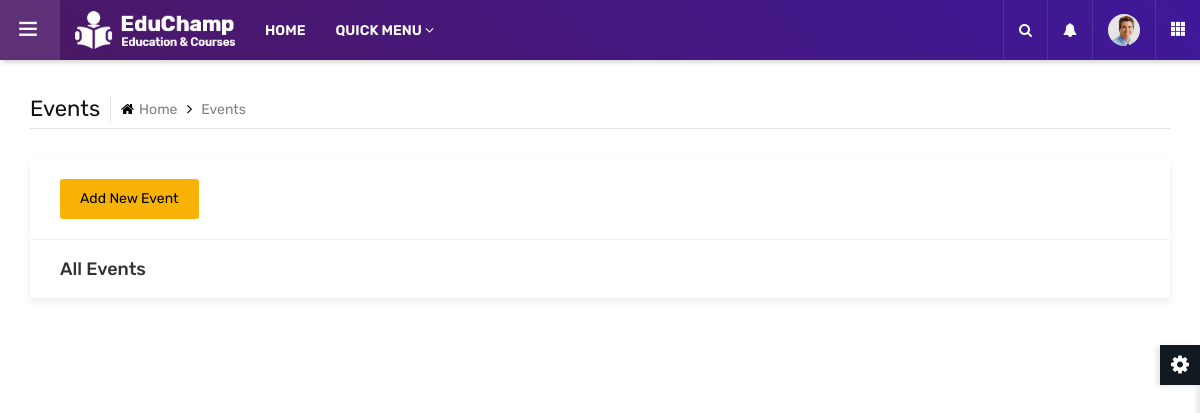
The page /public/admin/Event.php (signed in) on the database as committed earlier.
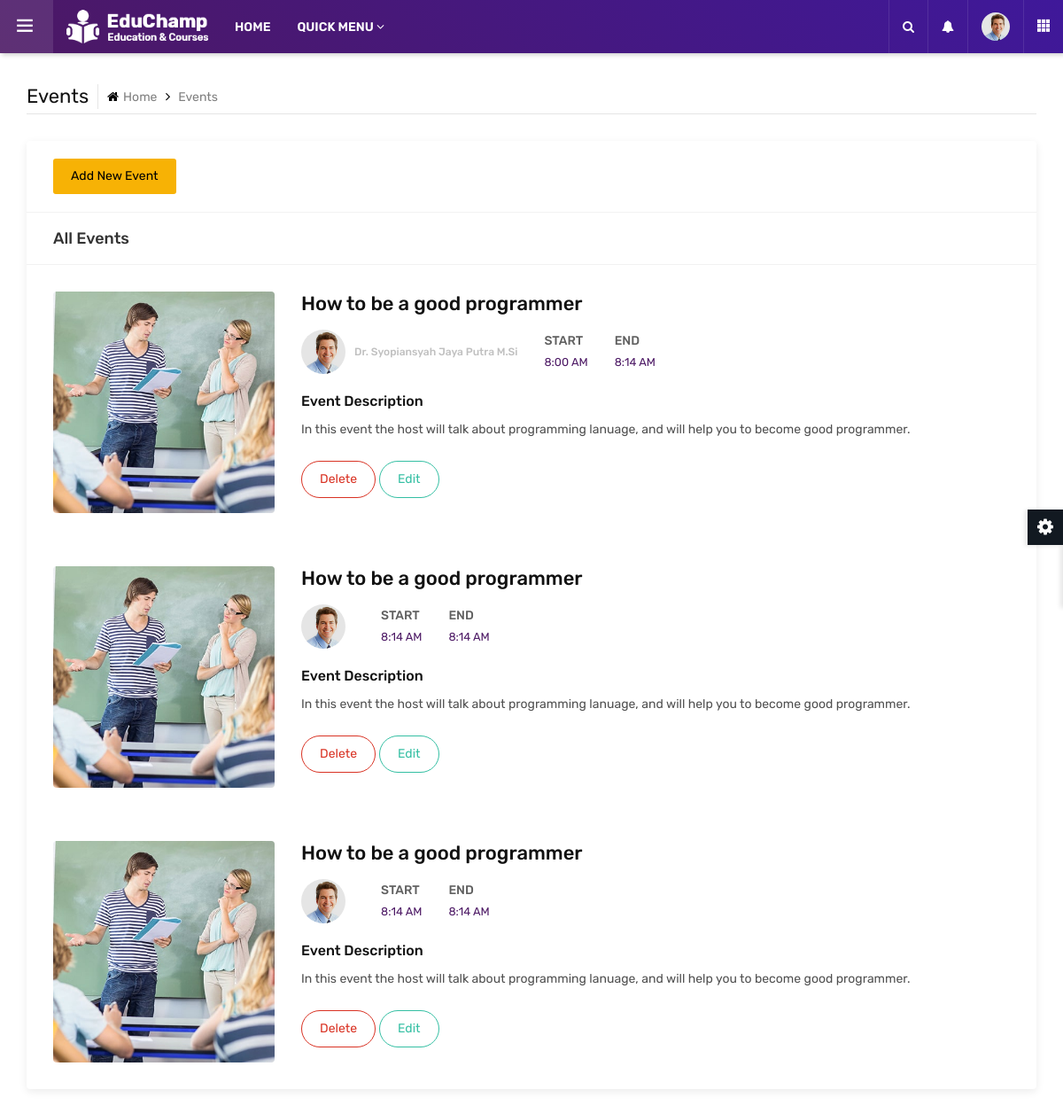
The same page on the database as committed later.
### tables this page shows
CREATE TABLE `event` (
  `id` int(11) NOT NULL,
  `title` varchar(50) NOT NULL,
  `description` text DEFAULT NULL,
  `speaker` varchar(100) NOT NULL,
  `start_time` timestamp NOT NULL DEFAULT current_timestamp(),
  `start_end` timestamp NOT NULL DEFAULT current_timestamp()
);

### public/admin/Event.php (the view, shortened to what this page needs)
<?php require_once __DIR__ . '/admin_ini/header.php'; ?>
<?php require_once __DIR__ . '/admin_navbar/admin_navbar.php'; ?>
<main class="ttr-wrapper">
    <div class="container-fluid">
        <div class="db-breadcrumb">
            <h4 class="breadcrumb-title">Events</h4>
            <ul class="db-breadcrumb-list">
                <li><a href="#"><i class="fa fa-home"></i>Home</a></li>
                <li>Events</li>
            </ul>
        </div>
        <div class="row">
            <div class="col-lg-12 m-b30">
                <div class="widget-box">
                    <div class="wc-title">
                        <button type="button" class="btn btn-primary" data-toggle="modal" data-target="#EventMakeModal">
                           Add New Event
                        </button>
                    </div>
                    <div class="wc-title">
                        <h4>All Events</h4>
                    </div>
                    <?php $posts = $db->query("SELECT * FROM event"); ?>
                    <?php
                    if (is_array($posts) || is_object($posts))
                        foreach ($posts as $item) :
                    ?>
                        <div class="widget-inner">
                            <div class="card-courses-list admin-courses">
                                <div class="card-courses-media">
                                    <img src="assets/images/courses/pic1.jpg" alt="" />
                                </div>
                                <div class="card-courses-full-dec">
                                    <div class="card-courses-title">
                                        <h4><?php echo $item['title']; ?></h4>
                                    </div>
                                    <div class="card-courses-list-bx">
                                        <ul class="card-courses-view">
                                            <li class="card-courses-user">
                                                <div class="card-courses-user-pic">
                                                    <img src="assets/images/testimonials/pic3.jpg" alt="" />
                                                </div>
                                                <div class="card-courses-user-info">
                                                    <h5><?php echo $item['speaker']; ?></h5>
                                                </div>
                                            </li>
                                            <li class="card-courses-categories">
                                                <h4>Start</h4>
                                                <small class="text-primary"> <?php echo date('g:i A',  strtotime($item['start_time']));?>
                                                </small>
                                            </li>
                                            <li class="card-courses-categories">
                                                <h4>End</h4>
                                                  <small class="text-primary"> <?php echo date('g:i A',  strtotime($item['start_end']));?>
                                                </small>
                                            </li>
                                        </ul>
                                    </div>
                                    <div class="row card-courses-dec">
                                        <div class="col-md-12" style=" overflow-wrap: break-word;
                                                word-wrap: break-word;
                                                hyphens: auto;">
                                            <h6 class="m-b10">Event Description</h6>
                                            <p><?php echo $item['description']; ?></p>
                                        </div>
                                       <div class="col-md-12">
                                        <a href="#" class="btn red outline radius-xl btn-sm post__delete__btn" id="<?php echo $item['id']; ?>">Delete</a>
                                        <a href="#" class="btn green outline radius-xl btn-sm post__edit__btn" data-toggle="modal" data-target="#courseEditModal" id="<?php echo $item['id']; ?>">Edit</a>
                                    </div>
                                    </div>
                                </div>
                            </div>
                        </div>
                    <?php endforeach; ?>
                </div>
            </div>
        </div>
    </div>
</main>
<?php require_once __DIR__ . '/admin_ini/footer.php'; ?>

### public/admin/admin_ini/header.php (shortened to what this page needs)
<!DOCTYPE html>
<html lang="en">
<head>
	<link rel="stylesheet" type="text/css" href="assets/css/assets.css">
	<link rel="stylesheet" type="text/css" href="assets/vendors/calendar/fullcalendar.css">
	<link rel="stylesheet" type="text/css" href="assets/css/typography.css">
	<link rel="stylesheet" type="text/css" href="assets/css/shortcodes/shortcodes.css">
	<link rel="stylesheet" type="text/css" href="assets/css/style.css">
	<link rel="stylesheet" type="text/css" href="assets/css/dashboard.css">
	<link class="skin" rel="stylesheet" type="text/css" href="assets/css/color/color-1.css">
</head>
<body class="ttr-opened-sidebar ttr-pinned-sidebar">

### public/admin/admin_navbar/admin_navbar.php (shortened to what this page needs)
<header class="ttr-header">
	<div class="ttr-header-wrapper">
		<div class="ttr-toggle-sidebar ttr-material-button">
			<i class="ti-menu ttr-close-icon"></i>
		</div>
		<div class="ttr-logo-box">
			<div>
				<a href="main.php" class="ttr-logo">
					<img class="ttr-logo-desktop" alt="" src="assets/images/logo-white.png" width="160" height="27">
				</a>
			</div>
		</div>
		<div class="ttr-header-menu">
			<ul class="ttr-header-navigation">
				<li>
					<a href="../main.php" class="ttr-material-button ttr-submenu-toggle">HOME</a>
				</li>
				<li>
					<a href="#" class="ttr-material-button ttr-submenu-toggle">QUICK MENU <i class="fa fa-angle-down"></i></a>
				</li>
			</ul>
		</div>
		<div class="ttr-header-right ttr-with-seperator">
			<ul class="ttr-header-navigation">
				<li>
					<a href="#" class="ttr-material-button ttr-search-toggle"><i class="fa fa-search"></i></a>
				</li>
				<li>
					<a href="#" class="ttr-material-button ttr-submenu-toggle"><i class="fa fa-bell"></i></a>
				</li>
				<li>
					<a href="#" class="ttr-material-button ttr-submenu-toggle"><span class="ttr-user-avatar"><img alt="" src="assets/images/testimonials/pic3.jpg" width="32" height="32"></span></a>
				</li>
				<li class="ttr-hide-on-mobile">
					<a href="#" class="ttr-material-button"><i class="ti-layout-grid3-alt"></i></a>
				</li>
			</ul>
		</div>
	</div>
</header>

### public/admin/modals/make_event.php (shortened to what this page needs)
<link rel="stylesheet" href="https://cdnjs.cloudflare.com/ajax/libs/tempusdominus-bootstrap-4/5.39.0/css/tempusdominus-bootstrap-4.min.css" />

### public/admin/admin_ini/footer.php (shortened to what this page needs)
<?php require_once __DIR__ . '/../modals/make_event.php'; ?>
</body>
</html>

### public/admin/assets/css/typography.css (style rules this page uses)
body { background-color: #fff; font-family: Rubik; font-size: 16px; font-weight: 400; color:#505050; padding: 0; margin: 0; overflow-x: hidden; -webkit-font-smoothing: antialiased; font-smoothing: antialiased; -moz-osx-font-smoothing: grayscale; scroll-behavior: smooth; }
a { color: #6f6f6f; outline: 0 none; text-decoration: none; }
img { border-style: none; height: auto; max-width: 100%; vertical-align: middle; }
section, article, aside, details, figcaption, figure, footer, header, hgroup, main, menu, nav, summary { display: block; }
p, address, pre, hr, ul, ol, dl, dd, table { margin-bottom: 24px; }
p { line-height: 28px; margin-bottom: 24px; }
h1, h2, h3, h4, h5, h6 { color: #111111; font-family: rubik; margin-top:0; }
h4 { font-size: 22px; line-height: 28px; margin-bottom: 15px; font-weight: 500; }
h5 { font-size: 18px; line-height: 24px; margin-bottom: 10px; font-weight: 500; }
h6 { font-size: 16px; line-height: 22px; margin-bottom: 10px; font-weight: 500; }
dl, ul, ol { list-style-position: outside; padding: 0; }
ul, ol { margin-bottom: 24px; }
ul li, ol li { padding: 0; }
.m-b10 { margin-bottom: 10px; }
.m-b30 { margin-bottom: 30px; }

### public/admin/assets/css/color/color-1.css (style rules this page uses)
:root { --primary: #4c1864; --sc-primary: #4d0a91; }
.bg-primary,.btn,.comments-area .comment-form p input[type="submit"],.pagination > .active > a,.pagination > .active > span,.pagination > .active > a:hover,.pagination > .active > span:hover,.pagination > .active > a:focus,.pagination > .active > span:focus,.feature-filters .active > [class*="btn"],.list-num-count > li:before,.pagination-bx.primary .pagination > li > a, .pagination-bx.primary .pagination > li > span,button.back-to-top,.rev-btn { background-color: #4c1864; }
a,.text-primary,.primary li:before,.menu-links .nav > li.active > a,.menu-links .nav > li:hover > a,.menu-links .nav > li .mega-menu > li ul a:hover,.menu-links .nav > li .sub-menu li:hover > a,footer a:active,footer a:focus,footer a:hover,footer h1 a,footer h2 a,footer h3 a,footer h4 a,footer h5 a,footer h6 a,footer p a,.testimonial-1 .testimonial-position,.acod-head a:after,.acod-head a,.acod-head a:hover,.acod-head a.collapsed:hover,.ttr-tabs .nav-tabs > li > a i,h1 a:hover,h2 a:hover,h3 a:hover,h4 a:hover,h5 a:hover,h6 a:hover,.btn.outline,.btn-link:hover { color: #4c1864; }
.ttr-notify-header::after,.widget-bg1,.ttr-search-bar,.ttr-header,.ovpr-dark:after, .pricingtable-main,.account-head:after { background: #4c1864; background: -moz-linear-gradient(45deg, #4c1864 0%, #3f189a 100%); background: -webkit-linear-gradient(45deg, #4c1864 0%,#3f189a 100%); background: linear-gradient(45deg, #4c1864 0%,#3f189a 100%); filter: progid:DXImageTransform.Microsoft.gradient( startColorstr='#4c1864', endColorstr='#3f189a',GradientType=1 ); }
.course-info-list ul li a.active, .course-info-list ul li a:hover,.btn,.profile-tabnav .nav li a.active,button.back-to-top,.upcoming-event-carousel.owl-btn-1 .owl-prev, .upcoming-event-carousel.owl-btn-1 .owl-next,.courses-carousel .owl-nav .owl-next, .courses-carousel .owl-nav .owl-prev, .recent-news-carousel .owl-nav .owl-next, .recent-news-carousel .owl-nav .owl-prev, .testimonial-carousel .owl-nav .owl-next, .testimonial-carousel .owl-nav .owl-prev { background-color:#f7b205; color:#000; }

### public/admin/assets/css/shortcodes/form.css (style rules this page uses)
.btn, .panel, .form-control, .img-thumbnail, .panel-head ing, .dropdown-menu, .panel-group .panel, .nav-tabs > li > a, .modal-content, .navbar-toggler, .nav-pills > li > a, .pager li > a, .pager li > span, .well, .alert, .list-group-item:first-child, .list-group-item:last-child, .input-group-addon, .btn-group-divides > .btn:not(:first-child):not(:last-child):not(.dropdown-toggle), .btn-group-divides > .btn:last-child:not(:first-child), .btn-group > .dropdown-toggle:not(:first-child), .ttr-booking-form .ttr-extra-services li .feature-box-lg, .ttr-booking-form .ttr-extra-services li.active .feature-box-lg:after, .widget_tag_cloud a, .searchform input[type="text"], .searchform input[type="submit"], ol.comment-list li.comment .comment-body { -webkit-border-radius: 0; -moz-border-radius: 0; border-radius: 0; }
a, .ttr-box, .btn, .form-control, .ov-box, .overlay-icon li a i, .feature-box-xl, .feature-box-lg, .feature-box-md, .feature-box-sm, .feature-box-xs, .navbar-toggler, .menu-logo, .menu-links .nav > li > a, .secondary-menu { -webkit-transition: all 0.2s linear; -moz-transition: all 0.2s linear; -ms-transition: all 0.2s linear; -o-transition: all 0.2s linear; transition: all 0.2s linear; }
button { outline:none !important; cursor:pointer; }

Rows that differ between the two databases and show on the page:
added event: title "How to be a good programmer", speaker "Dr. Syopiansyah Jaya Putra M.Si", start_time "8:00 AM", start_end "8:14 AM", description "In this event the host will talk about programming lanuage, and will help you to become good programmer."
added event: title "How to be a good programmer", start_time "8:14 AM", start_end "8:14 AM", description "In this event the host will talk about programming lanuage, and will help you to become good programmer."
added event: title "How to be a good programmer", start_time "8:14 AM", start_end "8:14 AM", description "In this event the host will talk about programming lanuage, and will help you to become good programmer."
